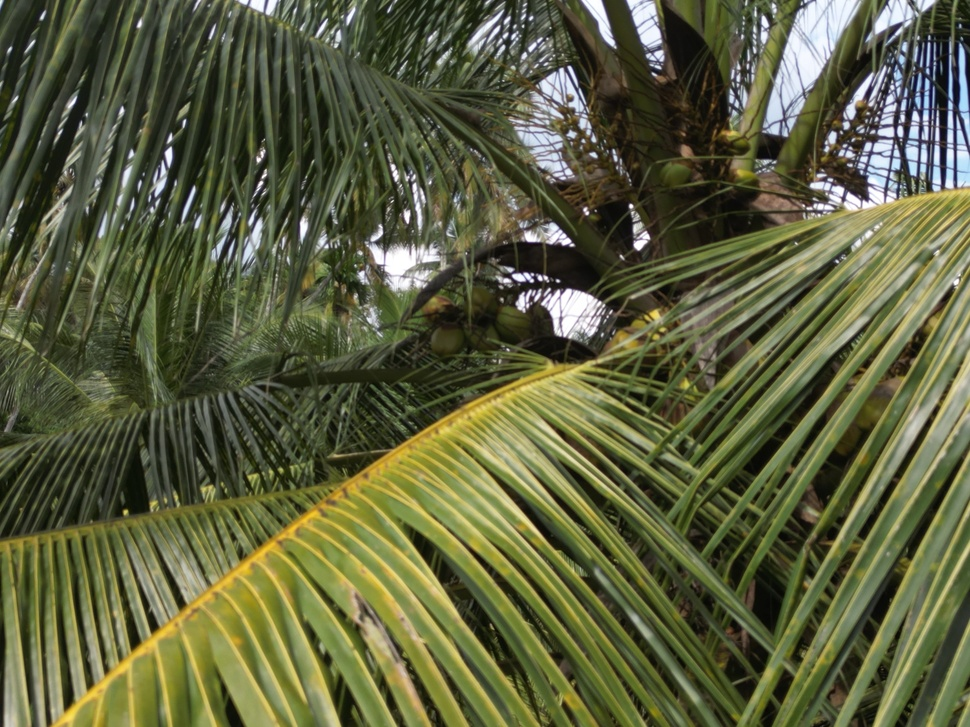
#> input picture ml/data/sample/DJI_0258.JPG, 970 x 727 px, shrunk from 4032 x 3024 before the run, given as the content of the folder data/raw/stage_2_split/train/data/sample/DJI_0258.JPG, which was not available
$ python -i augment_train_data.py   (imports and definitions only)
#> lines starting #> are read from the running program, lines starting #| are printed output that depends on the picture; pictures that were not available may be replaced by others from this repository, and a replacement may not be noted
#> in augment_class, img is the input picture: PIL image 970x727 RGB; mean R, G, B 92.3, 95.8, 63.1
"""
Data Augmentation Script for Stage 2 Train Data
Augments each class to reach target of ~5000 images
"""

import os
import numpy as np
from pathlib import Path
from PIL import Image
import random

# Configuration
TRAIN_DIR = Path("data/raw/stage_2_split/train")
TARGET_COUNT = 5000
RANDOM_SEED = 42

# Set random seeds
# [2 lines not run here, left out]

def augment_image(image):
    """Apply random augmentation to an image"""

    # Random rotation (-30 to 30 degrees)
    if random.random() > 0.5:
        angle = random.uniform(-30, 30)
        image = image.rotate(angle, fillcolor=(0, 0, 0))
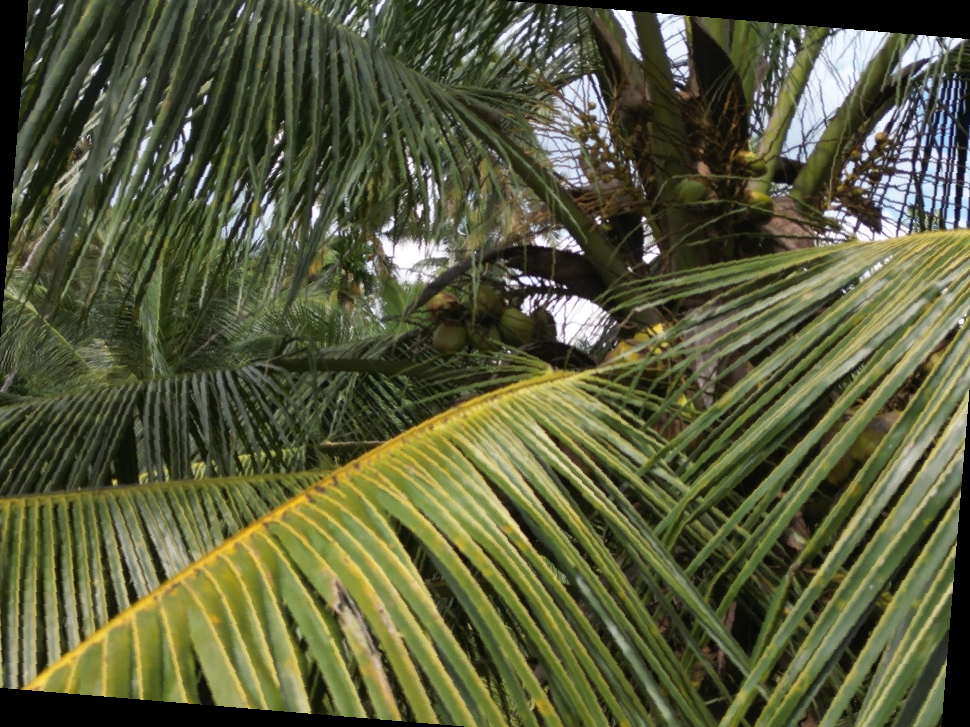
#> image: PIL image 970x727 RGB; mean R, G, B 88.8, 91.9, 60.3

    # Random horizontal flip
    if random.random() > 0.5:
        image = image.transpose(Image.FLIP_LEFT_RIGHT)

    # Random vertical flip
    if random.random() > 0.5:
        image = image.transpose(Image.FLIP_TOP_BOTTOM)
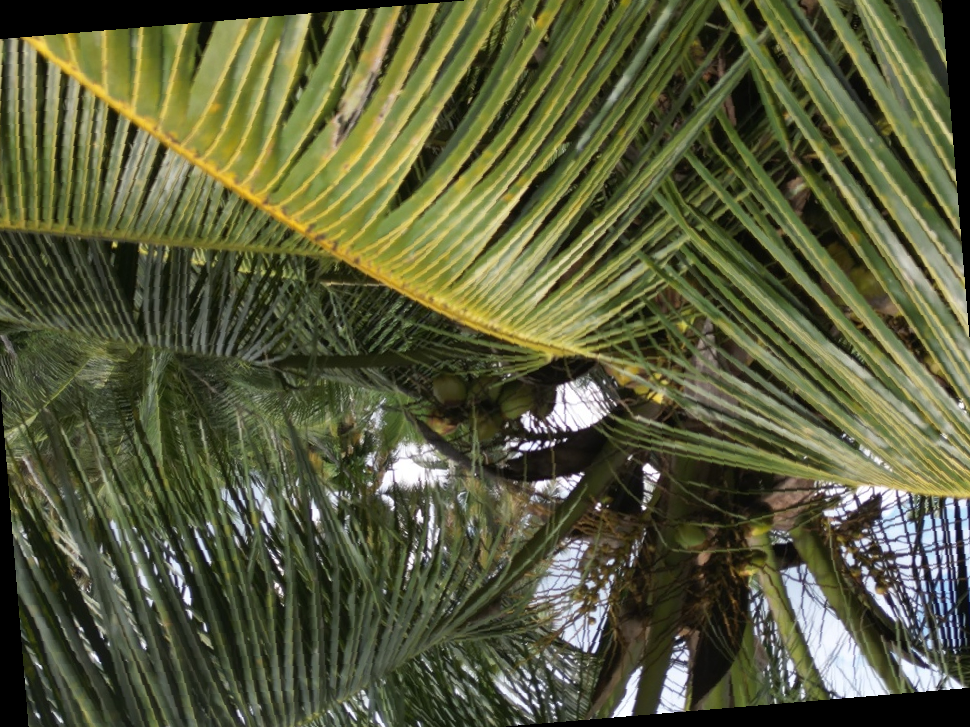
#> image: PIL image 970x727 RGB; mean R, G, B 88.8, 91.9, 60.3

    # Random brightness adjustment
    if random.random() > 0.5:
        brightness_factor = random.uniform(0.7, 1.3)
        image = Image.fromarray(
            np.clip(np.array(image) * brightness_factor, 0, 255).astype(np.uint8)
        )

    # Random zoom (crop and resize)
    if random.random() > 0.5:
        width, height = image.size
#> width = 970; height = 727
        zoom_factor = random.uniform(0.8, 0.95)

        new_width = int(width * zoom_factor)
#> new_width = 820
        new_height = int(height * zoom_factor)
#> new_height = 614

        left = random.randint(0, width - new_width)
#> left = 122
        top = random.randint(0, height - new_height)
#> top = 45

        image = image.crop((left, top, left + new_width, top + new_height))
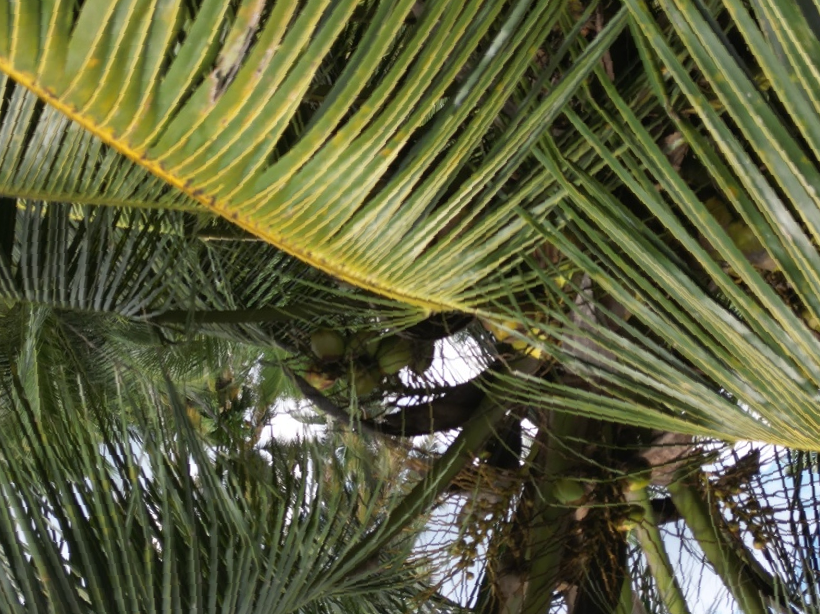
#> image: PIL image 820x614 RGB; mean R, G, B 93.7, 96.5, 62.1
        image = image.resize((width, height), Image.LANCZOS)
#> image: PIL image 970x727 RGB

    return image

def get_image_files(class_dir):
    """Get all image files in a directory"""
    image_extensions = {'.jpg', '.jpeg', '.png', '.JPG', '.JPEG', '.PNG'}
    return [f for f in class_dir.iterdir()
            if f.is_file() and f.suffix in image_extensions]

def augment_class(class_name):
    """Augment images in a class to reach target count"""
    class_dir = TRAIN_DIR / class_name

    # Get current images
    original_images = get_image_files(class_dir)
    current_count = len(original_images)

    print(f"\n{class_name}:")
    print(f"  Current images: {current_count}")

    if current_count >= TARGET_COUNT:
        print(f"  Already has {current_count} images (>= {TARGET_COUNT})")
        print(f"  No augmentation needed")
        return current_count

    needed = TARGET_COUNT - current_count
    print(f"  Need to generate: {needed} augmented images")

    # Generate augmented images
    generated = 0
    while generated < needed:
        # Pick a random original image
        source_img_path = random.choice(original_images)

        try:
            # Load and augment
            img = Image.open(source_img_path)
            if img.mode != 'RGB':
                img = img.convert('RGB')

            augmented_img = augment_image(img)

            # Save with new name
            base_name = source_img_path.stem
            new_name = f"{base_name}_aug_{generated}{source_img_path.suffix}"
            new_path = class_dir / new_name

            augmented_img.save(new_path, quality=95)
            generated += 1

            if generated % 100 == 0:
                print(f"  Generated {generated}/{needed} images...")

        except Exception as e:
            print(f"  Error processing {source_img_path.name}: {e}")
            continue

    final_count = len(get_image_files(class_dir))
    print(f"  Final count: {final_count}")
    return final_count

def main():
    print("="*60)
    print("Data Augmentation Script")
    print(f"Target: {TARGET_COUNT} images per class")
    print("="*60)

    # Get all class directories
    classes = [d.name for d in TRAIN_DIR.iterdir() if d.is_dir()]
    classes.sort()

    print(f"\nFound {len(classes)} classes: {', '.join(classes)}")

    # Augment each class
    results = {}
    for class_name in classes:
        results[class_name] = augment_class(class_name)

    # Summary
    print("\n" + "="*60)
    print("AUGMENTATION SUMMARY")
    print("="*60)
    print(f"{'Class':<20} {'Final Count':<15}")
    print("-"*60)

    total = 0
    for class_name, count in results.items():
        print(f"{class_name:<20} {count:<15}")
        total += count

    print("-"*60)
    print(f"{'TOTAL':<20} {total:<15}")
    print("="*60)
    print("\nAugmentation completed successfully!")

# [2 lines not run here, left out]

>>> result = augment_class('data/sample/DJI_0258.JPG')
